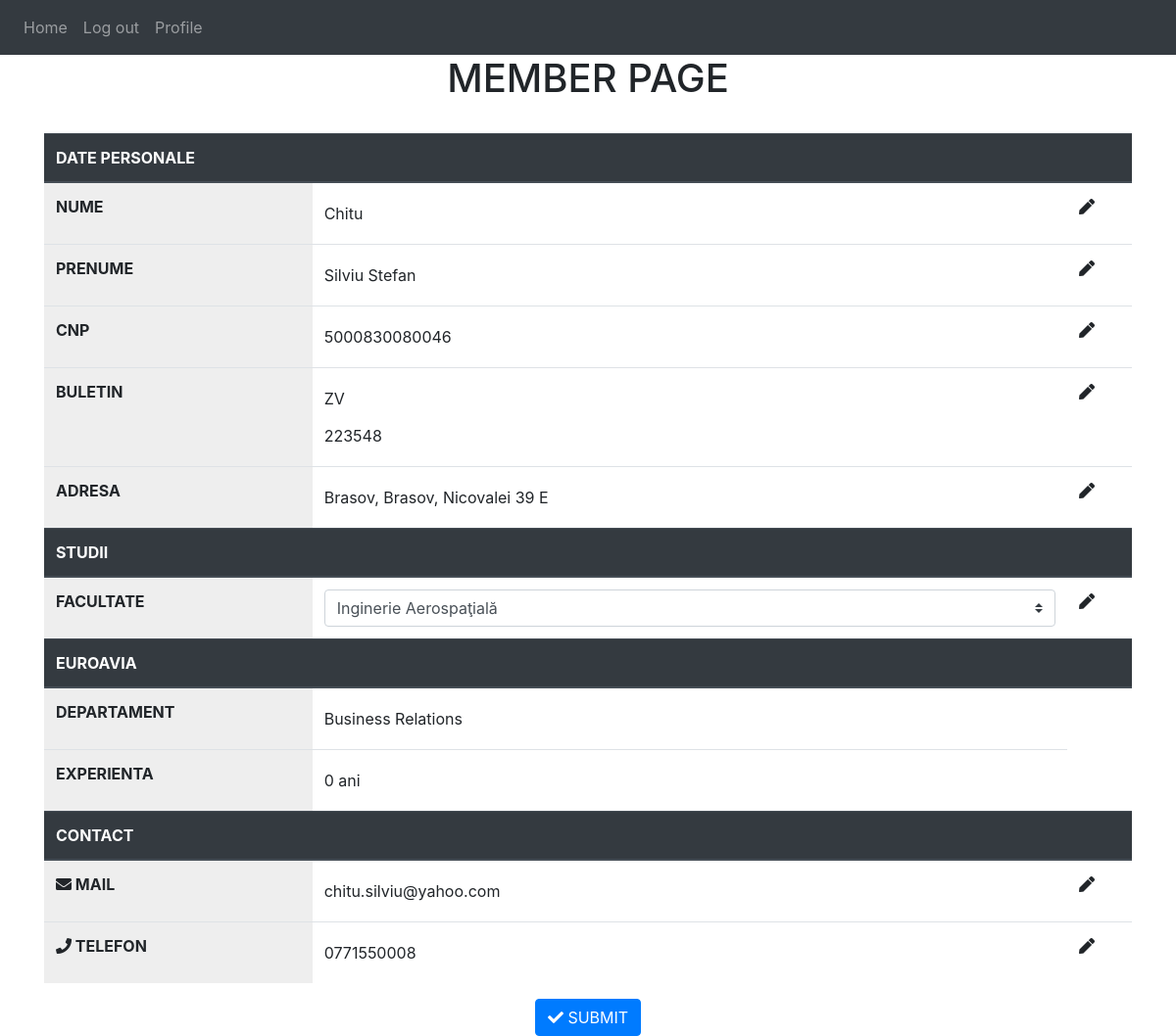
The page /edit-member-page (signed in) on the database its author committed.
### website/models.py (models this page shows, shortened)
class User(db.Model, UserMixin):
    id = db.Column(db.Integer, primary_key=True)
    credential_id = db.Column(db.Integer, db.ForeignKey('credentials.id'))
    last_name = db.Column(db.String(150))
    first_name = db.Column(db.String(150))
    CNP = db.Column(db.String(10))
    series = db.Column(db.String(150))
    number = db.Column(db.Integer())
    adress = db.Column(db.String(150))
    phonenumber = db.Column(db.String(150))
    college = db.Column(db.String(150))
    experience = db.Column(db.String(150))
    department = db.Column(db.String(150))
    subdepartment = db.Column(db.String(150))
    mention = db.Column(db.String(150))
    notes = db.relationship('Note')
    freshers = db.relationship('Freshers', uselist=False, back_populates = "child_freshers")
    acwo = db.relationship('AcWo', uselist=False, back_populates = "child_acwo")
    hss = db.relationship('HSS', back_populates="child_hss", uselist=False)
    aerocamp = db.relationship('AeroCamp', back_populates="child_aerocamp", uselist=False)
    rowo = db.relationship('RoWo', back_populates="child_rowo", uselist=False)
    drowo = db.relationship('DroWo', back_populates="child_drowo", uselist=False)
    acc = db.relationship('ACC', back_populates="child_acc", uselist=False)
    wica = db.relationship('WiCa', back_populates="child_wica", uselist=False)

class Credentials(db.Model, UserMixin):
    id = db.Column(db.Integer, primary_key=True)
    level = db.Column(db.String(50))
    email = db.Column(db.String(150), unique=True)
    password = db.Column(db.String(150))
    generated_password = db.Column(db.String(150))
    users = db.relationship('User', uselist=False, backref='credentials')

### website/views.py (the view, shortened to what this page needs)
@views.route('/edit-member-page',methods=['GET','POST'])
@login_required
def editmemberpage():
    return render_template("editmemberpage.html", user=current_user)

### website/__init__.py (called while the page is built)
def create_app():
    app = Flask(__name__)
    app.config['SECRET_KEY'] = 'un_cod_irelevant_la_nivelul_la_care_lucram'
    app.config['SQLALCHEMY_DATABASE_URI'] = f'sqlite:///{DB_PATH}'
    db.init_app(app)
    from .views import views
    from .auth import auth
    app.register_blueprint(views, url_prefix='/')
    app.register_blueprint(auth, url_prefix='/')
    from .models import User, Note, Credentials
    dirpath = app.instance_path + '/uploads'
    create_database(app)
    create_uploads(app, dirpath)
    login_manager = LoginManager()
    login_manager.login_view = 'auth.login'
    login_manager.init_app(app)
    @login_manager.user_loader
    def load_user(id):
        return Credentials.query.get(int(id))
    return app

### website/templates/editmemberpage.html (shortened to what this page needs)
{% extends "base.html" %}
{% block content %}
    {%if user.level =="USER"%}
      <h1 align ="center">MEMBER PAGE</h1>
      <br/>
      <form method = "POST" enctype="multipart/form-data">
          <div class = "form-group">
              <table class="table table-fixed">
                  <thead class="thead-dark">
                    <tr>
                      <th class="th-sm">DATE PERSONALE</th>
                      <th> </th>
                      <th> </th>
                    </tr>
                  </thead>
                  <tbody>
                    <tr>
                      <th style="background-color: #eee;">NUME</th>
                      <td><input type="text" class="form-control-plaintext" id="last_name" name="last_name" value="{{user.users.last_name}}"></td>
                      <td><i class="fas fa-pen"></i></td>
                    </tr>
                    <tr>
                      <th style="background-color: #eee;">PRENUME</th>
                      <td><input type="text" class="form-control-plaintext" id="first_name" name="first_name" value="{{user.users.first_name}}"></td>
                      <td><i class="fas fa-pen"></i></td>
                    </tr>
                    <tr>
                      <th style="background-color: #eee;">CNP</th>
                      <td><input type="text" class="form-control-plaintext" id="CNP" name="CNP" value="{{user.users.CNP}}"></td>
                      <td><i class="fas fa-pen"></i></td>
                    </tr>
                    <tr>
                      <th style="background-color: #eee;">BULETIN</th>
                      <td>
                          <input type="text" class="form-control-plaintext" id="series" name="series" value="{{user.users.series}}">
                          <input type="text" class="form-control-plaintext" id="number" name="number" value="{{user.users.number}}">
                      </td>
                      <td><i class="fas fa-pen"></i></td>
                    </tr>
                    <tr>
                      <th style="background-color: #eee;">ADRESA</th>
                      <td><input type="text" class="form-control-plaintext" id="adress" name="adress" value="{{user.users.adress}}"></td>
                      <td><i class="fas fa-pen"></i></td>
                    </tr>
                  </tbody>
                  <thead class="thead-dark">
                      <tr>
                        <th class="th-sm">STUDII</th>
                        <th> </th>
                        <th> </th>
                      </tr>
                    </thead>
                  <tbody>
                      <tr>
                        <th style="background-color: #eee;">FACULTATE</th>
                        <td>
                          <select class="custom-select" id="college" name="college">
                              <option disabled selected style="display:none">{{user.users.college}}</option>
                          </select>
                        <td><i class="fas fa-pen"></i></td>
                      </tr>
                  </tbody>
                  <thead class="thead-dark">
                      <tr>
                        <th class="th-sm">EUROAVIA</th>
                        <th> </th>
                        <th> </th>
                      </tr>
                    </thead>
                  <tbody>
                      <tr>
                        <th style="background-color: #eee;">DEPARTAMENT</th>
                        <td><input type="text" readonly class="form-control-plaintext" id="department" name="department" value="{{user.users.department}}"></td>
                      </tr>
                      <tr>
                          <th style="background-color: #eee;">EXPERIENTA</th>
                          <td><input type="text" readonly class="form-control-plaintext" id="experience" name="experience" value="{{user.users.experience}}"></td>
                        </tr>
                  </tbody>
                  <thead class="thead-dark">
                      <tr>
                        <th class="th-sm">CONTACT</th>
                        <th> </th>
                        <th> </th>
                      </tr>
                  </thead>
                  <tbody>
                      <tr>
                        <th style="background-color: #eee;"><i class="fas fa-envelope"></i> MAIL</th>
                        <td><input type="text" class="form-control-plaintext" id="email" name="email" value="{{user.email}}"></td>
                        <td><i class="fas fa-pen"></i></td>
                      </tr>
                      <tr>
                          <th style="background-color: #eee;"><i class="fas fa-phone"></i> TELEFON</th>
                          <td><input type="text" class="form-control-plaintext" id="phonenumber" name="phonenumber" value="{{user.users.phonenumber}}"></td>
                          <td><i class="fas fa-pen"></i></td>
                        </tr>
                  </tbody>
              </table>
          </div>
          <div class="text-center">
              <button type="submit" class="btn btn-primary"><i class="fas fa-check"></i> SUBMIT</button>
          </div>
      </form>
    {%else%}
      <br>
      <H2 align ='center'>The page you are looking for is unavailable!</H2>
    {%endif%}
{% endblock %}

### rows shown on the page
User: last_name "Chitu", first_name "Silviu Stefan", CNP "5000830080046", series "ZV", number "223548", adress "Brasov, Brasov, Nicovalei 39 E", college "Inginerie Aerospaţială", department "Business Relations", experience "0 ani", phonenumber "0771550008"
Credentials: email "chitu.silviu@yahoo.com"
